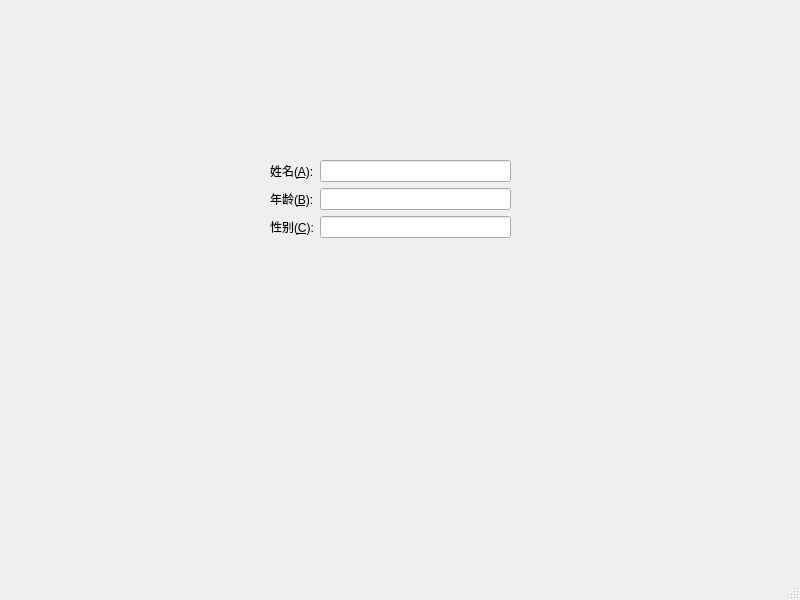
<?xml version="1.0" encoding="UTF-8"?>
<ui version="4.0">
 <class>MainWindow</class>
 <widget class="QMainWindow" name="MainWindow">
  <property name="geometry">
   <rect>
    <x>0</x>
    <y>0</y>
    <width>800</width>
    <height>600</height>
   </rect>
  </property>
  <property name="windowTitle">
   <string>MainWindow</string>
  </property>
  <widget class="QWidget" name="centralwidget">
   <widget class="QWidget" name="formLayoutWidget">
    <property name="geometry">
     <rect>
      <x>270</x>
      <y>160</y>
      <width>241</width>
      <height>161</height>
     </rect>
    </property>
    <layout class="QFormLayout" name="formLayout">
     <item row="0" column="0">
      <widget class="QLabel" name="label">
       <property name="text">
        <string>姓名(&amp;A):</string>
       </property>
       <property name="buddy">
        <cstring>lineEdit</cstring>
       </property>
      </widget>
     </item>
     <item row="0" column="1">
      <widget class="QLineEdit" name="lineEdit"/>
     </item>
     <item row="1" column="0">
      <widget class="QLabel" name="label_2">
       <property name="text">
        <string>年龄(&amp;B):</string>
       </property>
       <property name="buddy">
        <cstring>lineEdit_2</cstring>
       </property>
      </widget>
     </item>
     <item row="1" column="1">
      <widget class="QLineEdit" name="lineEdit_2"/>
     </item>
     <item row="2" column="0">
      <widget class="QLabel" name="label_3">
       <property name="text">
        <string>性别(&amp;C):</string>
       </property>
       <property name="buddy">
        <cstring>lineEdit_3</cstring>
       </property>
      </widget>
     </item>
     <item row="2" column="1">
      <widget class="QLineEdit" name="lineEdit_3"/>
     </item>
    </layout>
   </widget>
  </widget>
  <widget class="QStatusBar" name="statusbar"/>
 </widget>
 <resources/>
 <connections/>
</ui>
